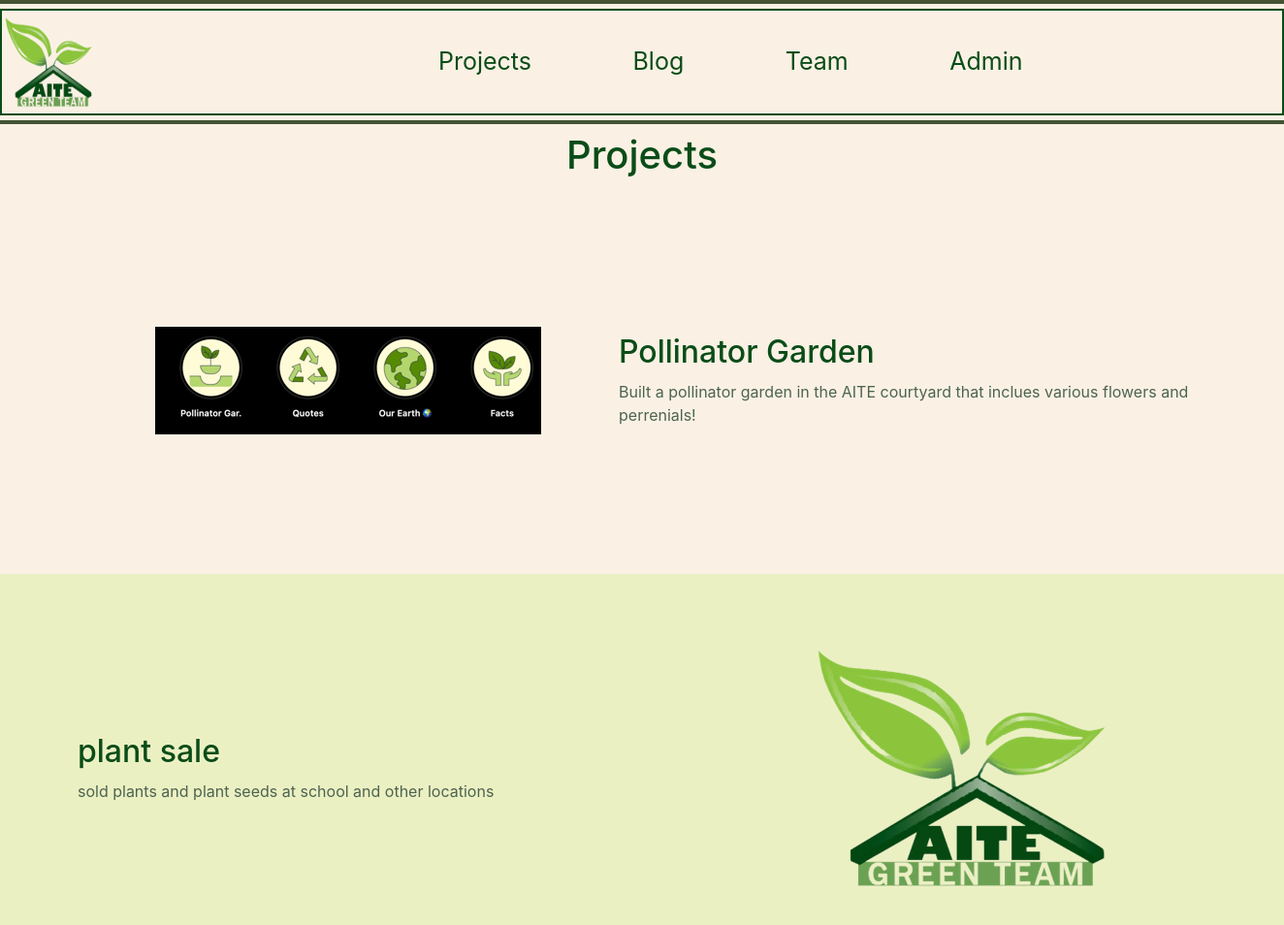
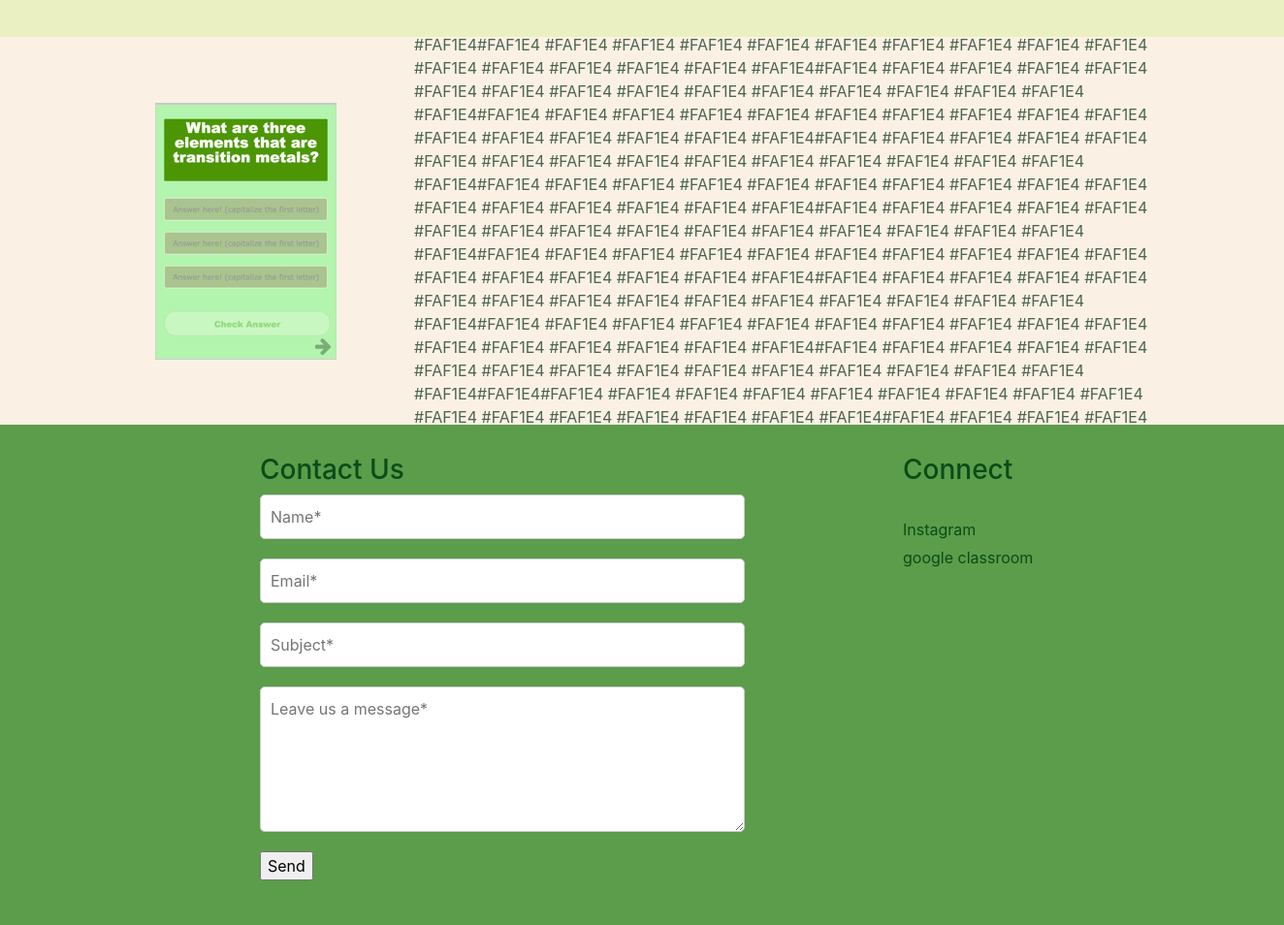
/projects/, run on the app's committed database (2 pictures, top to bottom).
### green_team_app/models.py (models this page shows, shortened)
class Project(models.Model):
    title = models.CharField(max_length=200)
    image = models.ImageField(upload_to='projects/')
    description = models.TextField()

class SocialMediaLink(models.Model):
    name = models.CharField(max_length=100)
    link = models.URLField()

### green_team_app/views.py (the view)
# urls.py: path('projects/', views.projects, name='projects'),
def projects(request):
    projects = Project.objects.all()
    social_media_links = SocialMediaLink.objects.all()
    return render(request, 'projects.html', {'projects': projects, 'social_media_links': social_media_links})

### green_team_app/templates/projects.html
{% extends 'base.html' %}
{% block heading %}
    <h1 class="heading-projects">Projects</h1>
{% endblock %}
{% block content %}
        {% for project in projects %}
            <div class="project-container">
                {% if forloop.counter|divisibleby:2 %}
                    <div class="project-details">
                        <h2>{{ project.title }}</h2>
                        <p>{{ project.description }}</p>
                    </div>
                    <img class="right-image" src="{{ project.image.url }}" alt="{{ project.title }}">
                {% else %}
                    <img class="left-image" src="{{ project.image.url }}" alt="{{ project.title }}">
                    <div class="project-details">
                        <h2>{{ project.title }}</h2>
                        <p>{{ project.description }}</p>
                    </div>
                {% endif %}
            </div>
        {% endfor %}
{% endblock %}

### green_team_app/templates/base.html (shortened to what this page needs)
{% load static %}
<html>
<head>
    <link rel="stylesheet" href="https://maxcdn.bootstrapcdn.com/bootstrap/4.5.2/css/bootstrap.min.css">
    <link rel="stylesheet" href="{% static 'styles.css' %}">
</head>
<body>
    <div style="background-color: #FAF1E4; border-top: 4px solid #435334; border-bottom: 4px solid #435334;">
      <div class="nav-container">
        <div class="logo">
          <a href="{% url 'home' %}">
            <img src="{% static 'gt_logo.png' %}" alt="Club Logo" width="100" height="100">
        </a>
        </div>
        <nav class="page-links">
            <a href="{% url 'projects' %}">Projects</a>
            <a href="{% url 'blog' %}">Blog</a>
            <a href="{% url 'team' %}">Team</a>
            <a href="{% url 'admin:index' %}">Admin</a>
        </nav>
      </div>
    </div>
    <div style="text-align: center;">
    <h1>{% block heading %}{% endblock %}</h1>
    </div>
    <div>
        {% block content %}{% endblock %}
    </div>
<footer class="footer">
    <div class="container">
        <div class="row">
          <div class="contact-form">
            <h3>Contact Us</h3>
            <form method="post" action="{% url 'contact' %}">
               <input type="text" name="name" placeholder="Name*" required>
               <input type="email" name="email" placeholder="Email*" required>
              <input type="text" name="subject" placeholder="Subject*" required>
              <textarea name="message" placeholder="Leave us a message*" required></textarea>
               <input type="submit" value="Send">
            </form>
          </div>
            <div class="col-md-4">
                <h3>Connect</h3><br>
                <ul class="social-media-links">
                    {% for link in social_media_links %}
                        <li>
                            <a href="{{ link.link }}" target="_blank">{{ link.name }}</a>
                        </li>
                    {% endfor %}
                </ul>
            </div>
        </div>
    </div>
</footer>
</body>
</html>

### green_team_app/static/styles.css (style rules this page uses)
body { background-color: #FAF1E4; }
.nav-container { display: flex; justify-content: left; align-items: center; border: 2px solid #0a4c18; padding: 20px; margin-bottom: 5px; margin-top: 5px; padding: 3px 0; gap: 300px; }
.page-links a { font-size: 25px; margin: 0 50px; text-decoration: none; color: #0a4c18; transition: color 0.3s; }
.heading-projects { color: #0a4c18; }
.project-container:nth-child(even) { background-color: #ebf0c2; }
.project-container:nth-child(odd) { background-color: #FAF1E4; }
.left-image { float: left; margin-right: 80px; margin-left: 80px; }
.right-image { float: right; margin-right: 80px; margin-left: 80px; }
.project-container { display: flex; align-items: center; justify-content: space-between; width: 100%; height: 50vh; padding: 0 80px; box-sizing: border-box; clear: both; overflow: auto; }
.project-details h2 { margin-bottom: 10; color: #0a4c18; }
.project-details p { margin: 0; color: #4d6351; }
.container { margin-right: 120px; margin-left: 120px; max-width: 1194px; }
.row { display: flex; justify-content: space-between; }
.container a, .blog-post a { color: #0a4c18; text-decoration: none; transition: color 0.3s; }
.footer { background-color: #5b9d4a; padding: 30px 0; color: #0a4c18; }
.footer a { color: #0a4c18; text-decoration: none; transition: color 0.3s ease; }
.footer .contact-form { max-width: 500px; margin: 0 auto; }
.footer .contact-form input[type="text"], .footer .contact-form input[type="email"], .footer .contact-form textarea { width: 100%; padding: 10px; margin-bottom: 20px; border: 1px solid #ccc; border-radius: 5px; }
.footer .contact-form textarea { resize: vertical; min-height: 150px; }

### green_team_app/templates/base.html (style rules this page uses)
.social-media-links { list-style: none; padding: 0; margin: 0; }
.social-media-links li { margin-bottom: 5px; }

### data on the page
Project: image (picture), title "Pollinator Garden", description "Built a pollinator garden in the AITE courtyard that inclues various flowers and perrenials!"
Project: title "plant sale", description "sold plants and plant seeds at school and other locations", image (picture)
Project: image (picture)
SocialMediaLink: name "Instagram"
SocialMediaLink: name "google classroom"
